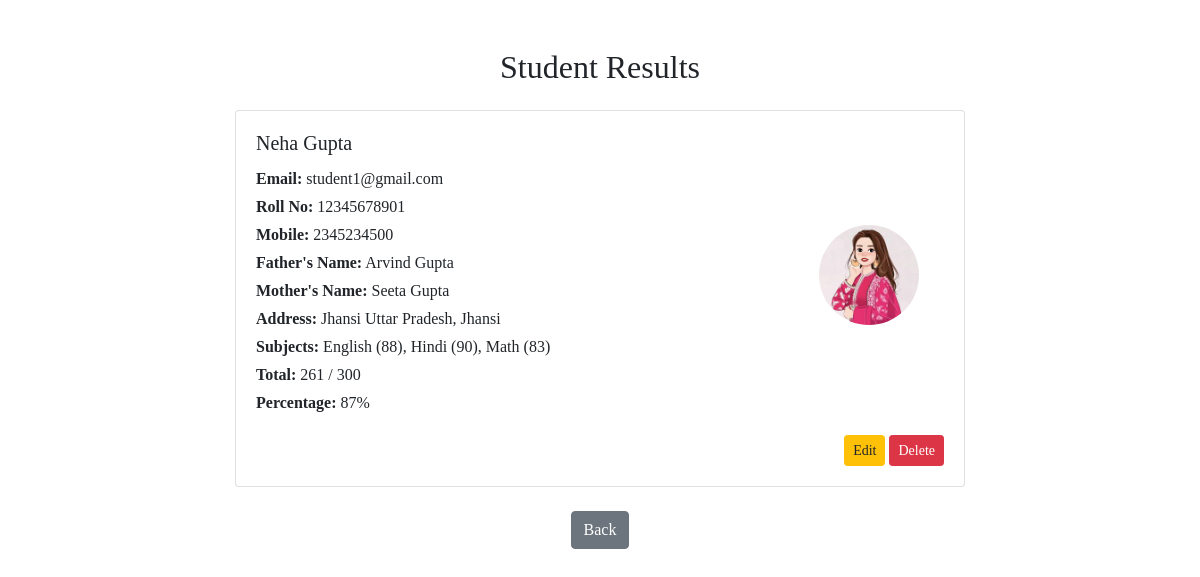
/view_results.php, run on the app's committed database.
### tables this page shows
CREATE TABLE `student_result` (
  `id` int(11) NOT NULL,
  `email` varchar(100) DEFAULT NULL,
  `name` varchar(100) DEFAULT NULL,
  `rollno` varchar(20) DEFAULT NULL,
  `mobile` varchar(15) DEFAULT NULL,
  `father` varchar(100) DEFAULT NULL,
  `mother` varchar(100) DEFAULT NULL,
  `photo` varchar(255) DEFAULT NULL,
  `address` varchar(255) DEFAULT NULL,
  `city` varchar(100) DEFAULT NULL,
  `english` varchar(50) DEFAULT NULL,
  `hindi` varchar(50) DEFAULT NULL,
  `math` varchar(50) DEFAULT NULL,
  `percentage` float DEFAULT NULL
);

### view_results.php (the view)
<?php
include 'connection.php';
$query = "SELECT * FROM student_result";
$result = mysqli_query($conn, $query);
?>
<?php
include 'header.php';
?>
<div class="container my-5">
    <h2 class="text-center mb-4">Student Results</h2>
    <?php while ($row = mysqli_fetch_assoc($result)):
        $english = (int) $row['english'];
        $hindi = (int) $row['hindi'];
        $math = (int) $row['math'];
        $total = $english + $hindi + $math;
        $percentage = round(($total / 300) * 100, 2);
        ?>
        <div class="row justify-content-center mb-4">
            <div class="col-md-8">
                <div class="card shadow">
                    <div class="card-body">
                        <div class="row">
                            <div class="col-md-9">
                                <h5 class="card-title"><?= $row['name'] ?></h5>
                                <p class="mb-1"><strong>Email:</strong> <?= $row['email'] ?></p>
                                <p class="mb-1"><strong>Roll No:</strong> <?= $row['rollno'] ?></p>
                                <p class="mb-1"><strong>Mobile:</strong> <?= $row['mobile'] ?></p>
                                <p class="mb-1"><strong>Father's Name:</strong> <?= $row['father'] ?></p>
                                <p class="mb-1"><strong>Mother's Name:</strong> <?= $row['mother'] ?></p>
                                <p class="mb-1"><strong>Address:</strong> <?= $row['address'] ?>, <?= $row['city'] ?>
                                </p>
                                <p class="mb-1"><strong>Subjects:</strong> English (<?= $english ?>), Hindi (<?= $hindi ?>),
                                    Math (<?= $math ?>)</p>
                                <p class="mb-1"><strong>Total:</strong> <?= $total ?> / 300</p>
                                <p class="mb-1"><strong>Percentage:</strong> <?= $percentage ?>%</p>
                            </div>
                            <div class="col-md-3 d-flex align-items-center justify-content-center">
                                <img src="uploads/<?= $row['photo'] ?>" class="img-fluid rounded-circle"
                                    style="width: 100px; height: 100px;" alt="Student Photo">
                            </div>
                        </div>
                        <div class="text-right mt-3">
                            <a href="edit.php?id=<?= $row['id'] ?>" class="btn btn-warning btn-sm">Edit</a>
                            <a href="delete.php?id=<?= $row['id'] ?>" onclick="return confirm('Are you sure?')"
                                class="btn btn-danger btn-sm">Delete</a>
                        </div>
                    </div>
                </div>
            </div>
        </div>
    <?php endwhile; ?>
    <div class="text-center">
        <a href="admin_dashboard.php" class="btn btn-secondary mb-3">Back</a>
    </div>
</div>
<?php
include 'footer.php';
?>

### header.php (shortened to what this page needs)
<!DOCTYPE html>
<html lang="en">
<head>
    <link rel="stylesheet" href="https://cdn.jsdelivr.net/npm/bootstrap@4.0.0/dist/css/bootstrap.min.css"
>
    <link rel="stylesheet" href="css/style.css">
    <link rel="stylesheet" href="fonts/all.css">
</head>
<body>

### footer.php (shortened to what this page needs)
</body>
</html>

### css/style.css (style rules this page uses)
* { margin: 0; padding: 0; box-sizing: border-box; font-family: serif; }
body { background-color: rgb(255, 255, 255); }

### data on the page
student_result: name "Neha Gupta", email "student1@gmail.com", rollno "12345678901", mobile "2345234500", father "Arvind Gupta", mother "Seeta Gupta", address "Jhansi Uttar Pradesh", city "Jhansi", english "88", hindi "90", math "83", total "261", percentage "87", photo (picture)
